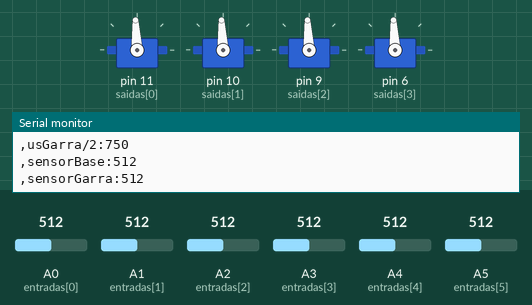
Recording of a sketch running on a simulated Arduino Uno, built with avr-gcc and run on an emulated ATmega328P. Parts: 4 × servo, the last lines printed to the serial monitor. The inputs (shaded band) are chosen by the test bench; at power-on: A0 (entradas[0]) = 512, A3 (entradas[3]) = 512, A1 (entradas[1]) = 512, A2 (entradas[2]) = 512, A4 (entradas[4]) = 512, A5 (entradas[5]) = 512.

Above: at 1.2 s.
1.3 s: A0 (entradas[0]) set to 716
At 2.1 s:
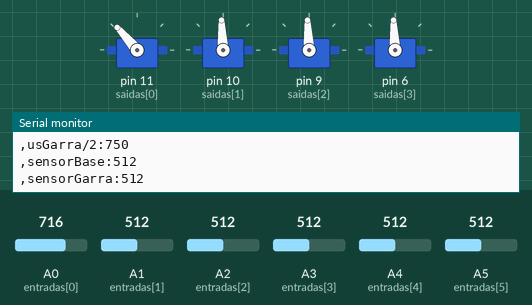
3.0 s: A3 (entradas[3]) set to 716
At 4.4 s:
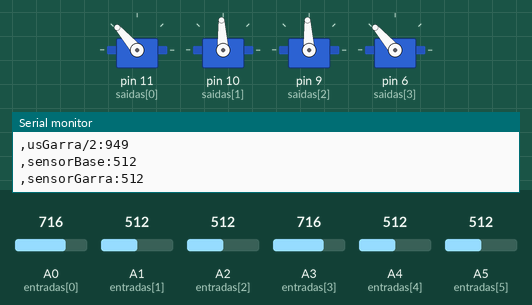
4.7 s: A1 (entradas[1]) set to 689
At 5.9 s:
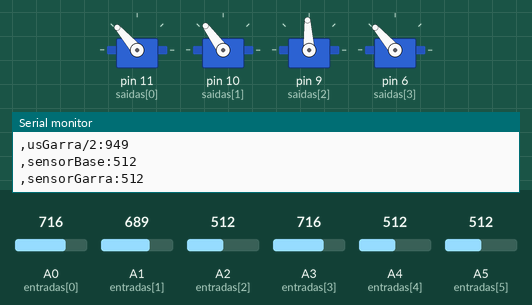
6.4 s: A1 (entradas[1]) set to 705
At 6.57 s:
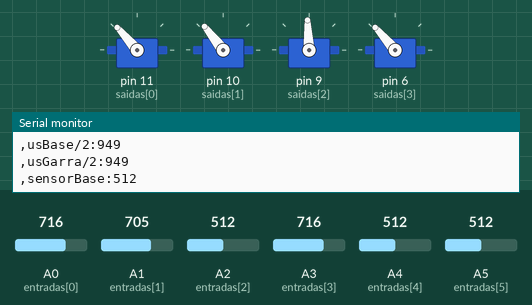
8.1 s: A2 (entradas[2]) set to 716
At 9.5 s:
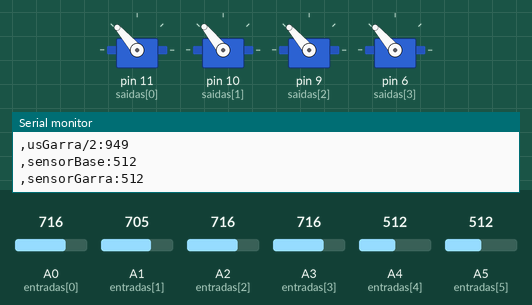
9.9 s: A0 (entradas[0]) set to 992
At 10.4 s:
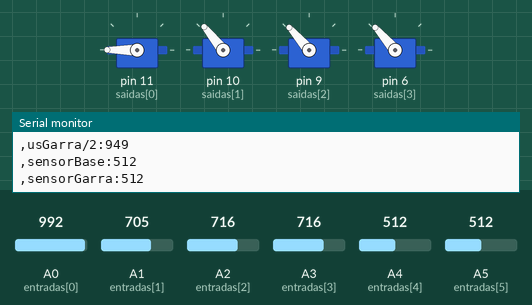
Timing chart, 0 to 12.6 s (numbered marks = the images above; inputs shaded):
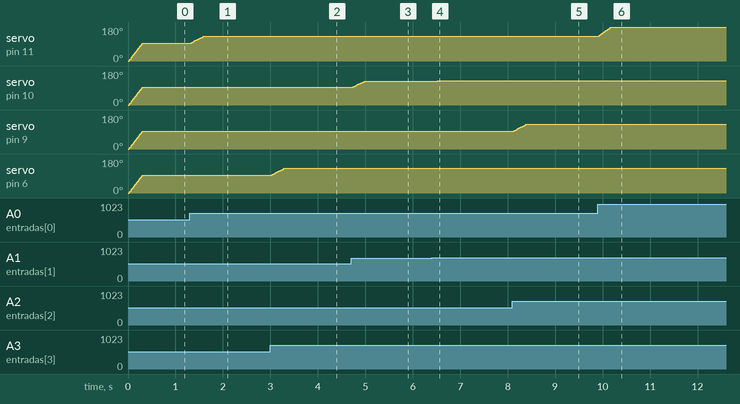

The sketch:

servosSemProtecao.ino
```cpp
#include <Servo.h>

Servo servo1, servo2, servo3, servo4;               //declara os objetos referentes aos servos que serão controlados
Servo servos[] = {servo1, servo2, servo3, servo4};  //inicializa um vetor com estes objetos

int filtro(int sensor)  {
  static const uint8_t tamFiltro = 128;                       //define o tamanho do vetor de amostras para cada entrada
  static const uint8_t entradas[] = {A0, A1, A2, A3, A4, A5}; //inicializa o vetor de entradas analogicas
  static unsigned medicoes[sizeof(entradas)][tamFiltro];      //declara a matriz com os vetores de amostra
  unsigned long soma = 0;                                     //inicia soma com 0
  static uint8_t i;                                           //declara o iterador
  for(i = 0; i < tamFiltro - 1; medicoes[sensor][i] = medicoes[sensor][i + 1], i ++)  //de 0 a tamFiltro - 2, deslocando cada valor para o endereço anterior a cada iteração, iterar de 1 em 1
    soma += medicoes[sensor][i];                                                      //a cada iteração, acumular o valor do respectivo endereço
  soma += (medicoes[sensor][tamFiltro - 1] = analogRead(entradas[sensor]));           //substituir o ultimo valor pela leitura do sensor e acumular esta
  return soma / tamFiltro;                                                            //retornar o valor acumulado divido pelo tamanho do vetor de amostras
}

void setup()  {
  analogReference(EXTERNAL);            //seleciona a tensão no pino AREF como referência para as leituras
  Serial.begin(115200);                 //inicia a interface UART
  const int saidas[] = {11, 10, 9, 6};  //inicializa o vetor com os pinos referentes às saídas de sinal para os servos
  for(uint8_t i = 0; i < 4; i ++)       //de 0 a 3, incrementando 1 a 1
    (servos[i]).attach(saidas[i]);      //conectar cada saída ao respectivo servo
}

void loop() {
  static uint8_t q;                 //declara o iterador
  static unsigned valorFiltrado[6]; //declara o vetor com as leituras filtradas
  for(q = 0; q < 4; q ++) {                                 //de 0 a 3, incrementando 1 a 1
    valorFiltrado[q] = map(filtro(q), 0, 1023, 500, 2500);  //armazena, em cada posição do vetor, a leitura filtrada e mapeada para a faixa da respectiva saída
    (servos[q]).writeMicroseconds(valorFiltrado[q]);        //define o sinal enviado para o respectivo servo
  }

  static unsigned long tempo;   //declara a variavel auxiliar para o controle das mensagens
  valorFiltrado[4] = filtro(4); //armazena cada leitura
  valorFiltrado[5] = filtro(5); //em uma posição do vetor
  if(millis() - tempo > 100) {  //a cada 100 milisegundos
    Serial.print(",usBase/2:"); Serial.println(valorFiltrado[0]/2);  //registra o sinal enviado para os servos
    Serial.print(",usGarra/2:"); Serial.println(valorFiltrado[3]/2); //divido por 2, para melhor visualização
    Serial.print(",sensorBase:"); Serial.println(valorFiltrado[4]);  //registra o valor lido
    Serial.print(",sensorGarra:"); Serial.println(valorFiltrado[5]); //pelos respectivos sensores
    tempo = millis(); //atualiza a variavel auxiliar
  }
}
```

Measured:
- after the input at 1.3 s, servo on pin 11 (saidas[0]): moves from 93° to 131° over 0.27 s, starting at once
- after the input at 3.0 s, servo on pin 6 (saidas[3]): moves from 93° to 131° over 0.28 s, starting at once
- after the input at 4.7 s, servo on pin 10 (saidas[1]): moves from 93° to 126° over 0.28 s, starting at once
- after the input at 6.4 s, servo on pin 10 (saidas[1]): 126° → 127° at once, → 128° 0.09 s later, → 129° 0.09 s later
- after the input at 8.1 s, servo on pin 9 (saidas[2]): moves from 93° to 131° over 0.27 s, starting at once
- after the input at 9.9 s, servo on pin 11 (saidas[0]): moves from 131° to 180° over 0.27 s, starting at once
